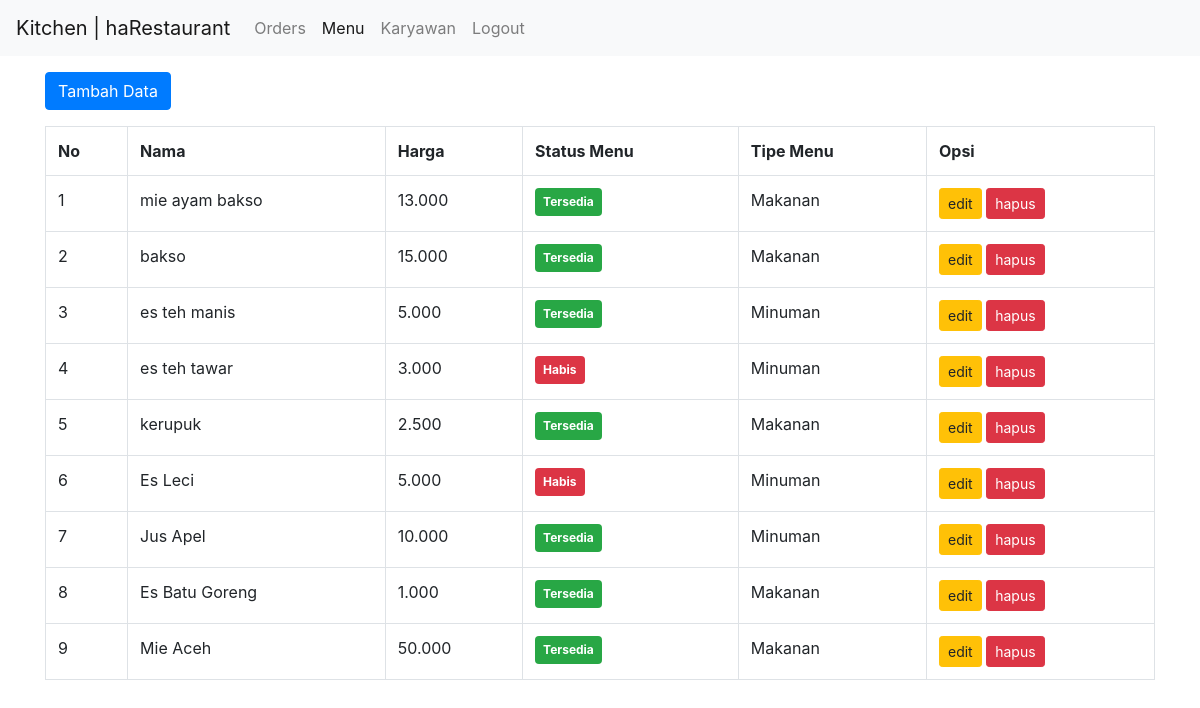
Page /kitchen/menu/index.php (signed in) on the committed database.
### tables this page shows
CREATE TABLE `menu` (
  `id` int NOT NULL AUTO_INCREMENT,
  `nama` varchar(255) NOT NULL,
  `harga` int NOT NULL,
  `tipeMenu` varchar(255) NOT NULL,
  `statusMenu` varchar(255) NOT NULL,
  `image` text,
  `deskripsi` text,
  PRIMARY KEY (`id`)
);

### kitchen/menu/index.php (the view, shortened to what this page needs)
<?php
include '../../essentials/connection.php';
?>
<!DOCTYPE html>
<html lang="en">
<head>
    <link rel="stylesheet" href="../../assets/css/bootstrap.css">
</head>
<body>
<nav class="navbar navbar-expand-lg navbar-light bg-light">
  <a class="navbar-brand" href="#">Kitchen | haRestaurant</a>
  <div class="collapse navbar-collapse" id="navbarNavAltMarkup">
    <div class="navbar-nav">
      <a class="nav-item nav-link" href="../">Orders</a>
      <a class="nav-item nav-link active" href="">Menu</a>
      <a class="nav-item nav-link" href="../karyawan/">Karyawan</a>
      <a class="nav-item nav-link" href="../../logout.php">Logout</a>
    </div>
  </div>
</nav>
<div class="container" style="margin-top: 1rem;">
<a style="margin-bottom: 1rem;" class="btn btn-primary" href='tambah.php'> Tambah Data</a>
<table class="table table-bordered">
<tr>
    <th>No</th>
    <th>Nama</th>
    <th>Harga</th>
    <th>Status Menu</th>
    <th>Tipe Menu</th>
    <th>Opsi</th>
</tr>
<?php
    $query 	= "SELECT * FROM menu";
    $result = mysqli_query($conn,$query);
    $no = 1;
    while($row = mysqli_fetch_assoc($result)){
        $isStokStatus = ($row['statusMenu'] == "Tersedia") ? '<span class="badge badge-success" style="padding: 0.5rem">Tersedia</span>' : '<span class="badge badge-danger" style="padding: 0.5rem">Habis</span>';
        echo '
        <tr>
            <td>'.$no++.'</td>
            <td>'.$row['nama'].'</td>
            <td>'.number_format($row["harga"],0,",",".").'</td>
            <td>'.$isStokStatus.'</td>
            <td>'.$row['tipeMenu'].'</td>
            <td>
            <a class="btn btn-warning btn-sm" href="edit_data.php?id='.$row["id"].'">edit</a>
            <a class="btn btn-danger btn-sm" href="hapus_data.php?id='.$row["id"].'">hapus</a>
        </td>
        </tr>
        ';
    }
?>
</table>
</div>
</body>
</html>

### rows in the picture
menu: nama "mie ayam bakso", harga "13.000", statusMenu "Tersedia", tipeMenu "Makanan"
menu: nama "bakso", harga "15.000", statusMenu "Tersedia", tipeMenu "Makanan"
menu: nama "es teh manis", harga "5.000", statusMenu "Tersedia", tipeMenu "Minuman"
menu: nama "es teh tawar", harga "3.000", statusMenu "Habis", tipeMenu "Minuman"
menu: nama "kerupuk", harga "2.500", statusMenu "Tersedia", tipeMenu "Makanan"
menu: nama "Es Leci", harga "5.000", statusMenu "Habis", tipeMenu "Minuman"
menu: nama "Jus Apel", harga "10.000", statusMenu "Tersedia", tipeMenu "Minuman"
menu: nama "Es Batu Goreng", harga "1.000", statusMenu "Tersedia", tipeMenu "Makanan"
menu: nama "Mie Aceh", harga "50.000", statusMenu "Tersedia", tipeMenu "Makanan"
